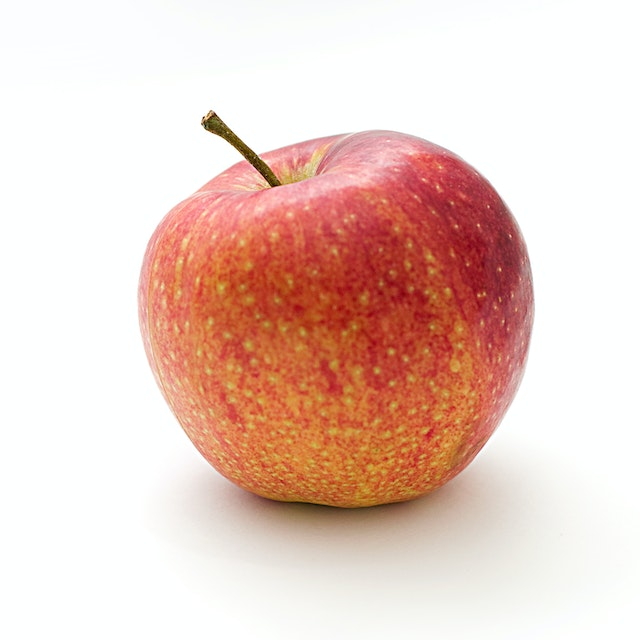
#> input picture images/apple.jpg, 640 x 640 px
$ python edge-canny.py
#> lines starting #> are read from the running program, lines starting #| are printed output that depends on the picture; after the words box and inside, x2 and y2 are one past the last pixel; in counts of white or black regions, pixels touching at a corner belong together
# Import OpenCV library and matplotlib
import cv2
import matplotlib
import matplotlib.pyplot as plt

# Set matplotlib backend to TkAgg
matplotlib.use('TkAgg')

# Read grayscale image from file
image = cv2.imread('images/apple.jpg', cv2.IMREAD_GRAYSCALE)
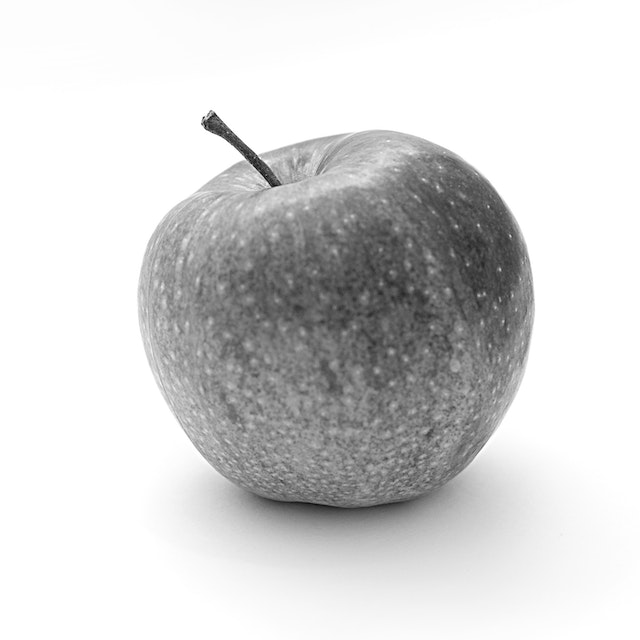
#> image: shape (640, 640); min 0, max 255, mean 213.4

# Display original image using matplotlib
plt.imshow(image, cmap='gray')
plt.title("Original Image")
plt.show()

# Apply Canny edge detection to the image
canny_image = cv2.Canny(image, 100, 200)
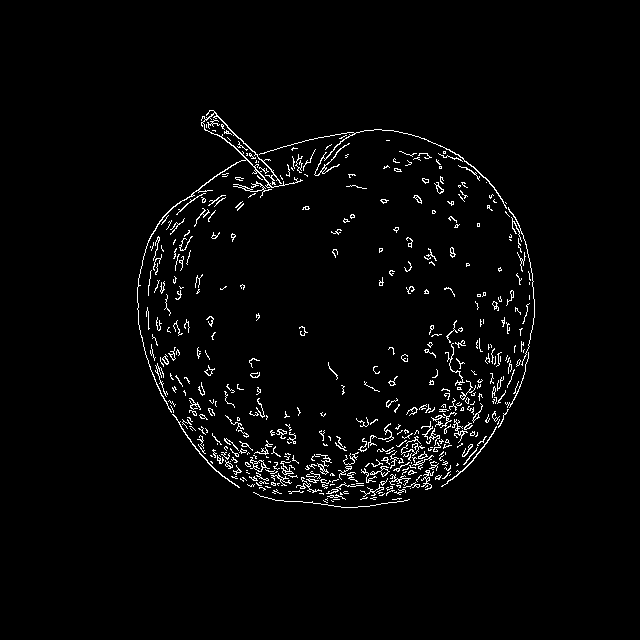
#> canny_image: shape (640, 640); 2.5% white in thin lines or dots, all inside (x1, y1, x2, y2) = (137, 110, 535, 508)

# Display Canny edge detection result using matplotlib
plt.imshow(canny_image, cmap='gray')
plt.title("Canny Edge Detection")
plt.show()
